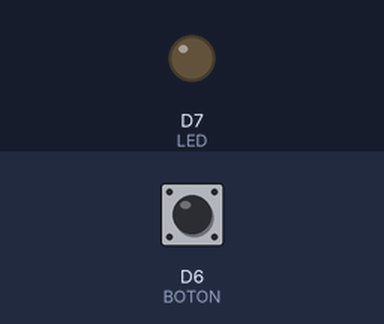
Bench run of a sketch on a simulated ESP8266 (NodeMCU). Shown: output pins drawn as LEDs (lit = HIGH). The test bench sets the inputs (shaded band); at power-on: D6 (BOTON) HIGH.

Above: at 2.8 s.
2.9 s: D6 (BOTON) pulled LOW for 1.2 s
At 3.3 s:
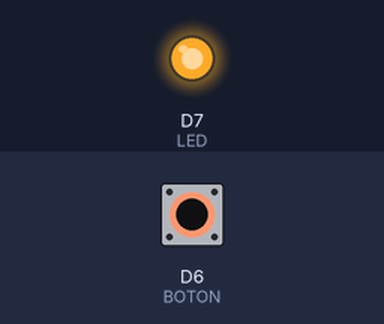
6.5 s: D6 (BOTON) pulled LOW for 3.2 s
At 11.0 s:
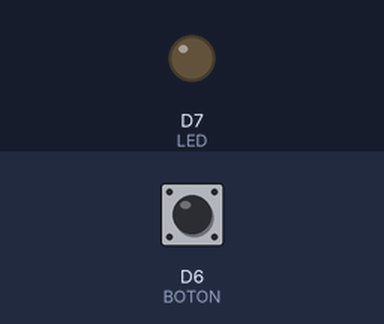
Timing chart, 0 to 12.5 s (numbered marks = the images above; inputs shaded):
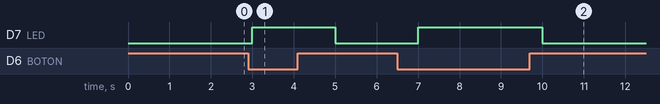

The sketch:

Led1_encender_y_apagado_button_v2-_ESP8266MOD.ino
```cpp
#define BOTON D6
#define LED D7
void setup() {
  // put your setup code here, to run once:
Serial.begin(9600);
pinMode(BOTON, INPUT);
pinMode(LED, OUTPUT);
}

void loop() {
  // put your main code here, to run repeatedly:
  //Serial.println(digitalRead(BOTON));
  digitalWrite(LED, !digitalRead(BOTON));
  delay(1000);
}
```

Measured:
- after the input at 2.9 s, D7 (LED): LOW → HIGH after 0.10 s, → LOW 2.0 s later
- after the input at 6.5 s, D7 (LED): LOW → HIGH after 0.50 s, → LOW 3.0 s later
